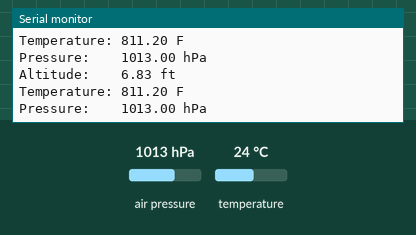
Bench run of a sketch on a simulated Arduino Uno, built with avr-gcc and run on an emulated ATmega328P. Parts: the last lines printed to the serial monitor. Inputs (shaded band) come from the test bench; at power-on: air pressure 1013 hPa, temperature 24 °C.

Above: at 1.2 s.
1.3 s: air pressure set to 952 hPa
At 2.1 s:
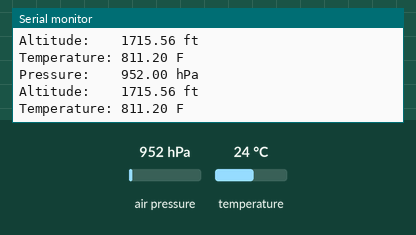
4.3 s: temperature set to 33 °C
At 5.2 s:
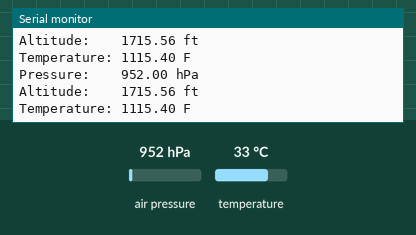
7.3 s: air pressure set to 1025 hPa
At 7.8 s:
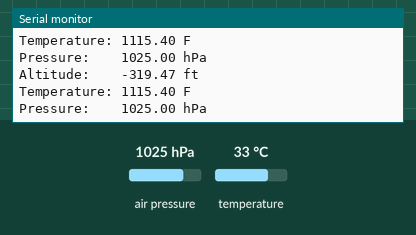
10.3 s: temperature set to 12 °C
At 11.3 s:
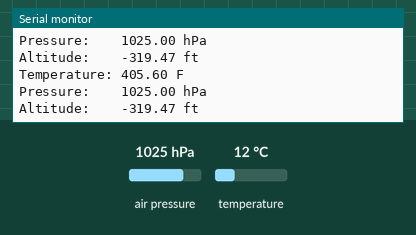
13.3 s: air pressure set to 975 hPa
At 14.1 s:
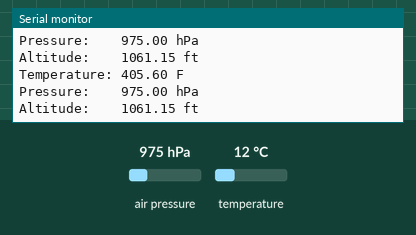
16.3 s: temperature set to 41 °C
At 17.3 s:
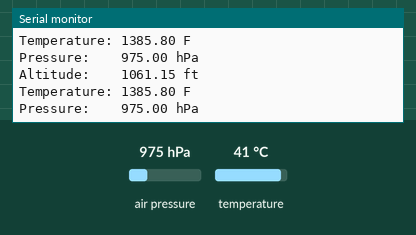
Timing chart, 0 to 19.3 s (numbered marks = the images above; inputs shaded):
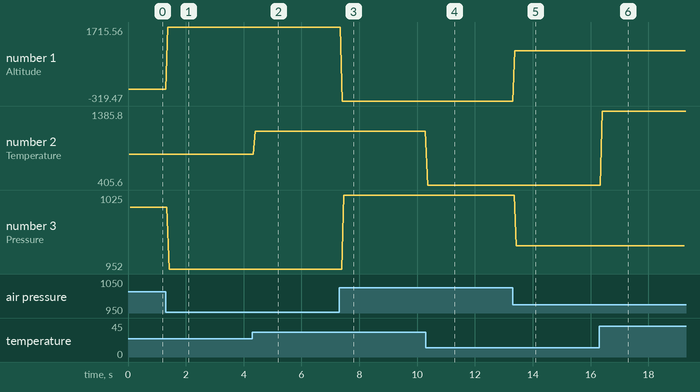

Measured:
- after the input at 1.3 s, the serial monitor: prints a new line after 0.07 s (image 1)
- after the input at 4.3 s, the serial monitor: prints a new line after 0.10 s (image 2)
- after the input at 7.3 s, the serial monitor: prints a new line after 0.12 s (image 3)
- after the input at 10.3 s, the serial monitor: prints a new line after 0.07 s (image 4)
- after the input at 13.3 s, the serial monitor: prints a new line after 0.08 s (image 5)
- after the input at 16.3 s, the serial monitor: prints a new line after 0.11 s (image 6)
- plotted number 1: 6.83 → 1715.56 after the input at 1.3 s, 1715.56 → -319.47 after the input at 7.3 s, -319.47 → 1061.15 after the input at 13.3 s
- plotted number 2: 811.2 → 1115.4 after the input at 4.3 s, 1115.4 → 405.6 after the input at 10.3 s, 405.6 → 1385.8 after the input at 16.3 s

The sketch:

Altimeter.ino
```cpp
/************************************
*  Aero Team
*  Altimeter, Barometric Pressure, Temperature
*  10-27-2014
*
*  Pull up resistors are located on pins 20 and 21
*
*************************************/

#include <Wire.h>
#include <Adafruit_Sensor.h>
#include <Adafruit_BMP085_U.h>

Adafruit_BMP085_Unified BMP = Adafruit_BMP085_Unified(10085);

void setup(void){
  /* Open serial connection for altimeter */
  Serial.begin(9600);
}

void loop(void){
  sensors_event_t event;
  BMP.getEvent(&event);

  /* Convert altitude, meters to feet */
  Serial.print("Altitude:    ");
  Serial.print(BMP.pressureToAltitude(SENSORS_PRESSURE_SEALEVELHPA, event.pressure) * 3.28084);
  Serial.println(" ft");

  float temperature;
  BMP.getTemperature(&temperature);
  /* Convert temperature, celsius to fahrenheit */
  temperature = temperature*33.8;
  Serial.print("Temperature: ");
  Serial.print(temperature);
  Serial.println(" F");

  /* Standard Atmospheric Pressure = 1,013.25 hPA */
  Serial.print("Pressure:    ");
  Serial.print(event.pressure);
  Serial.println(" hPa\n");
}
```
